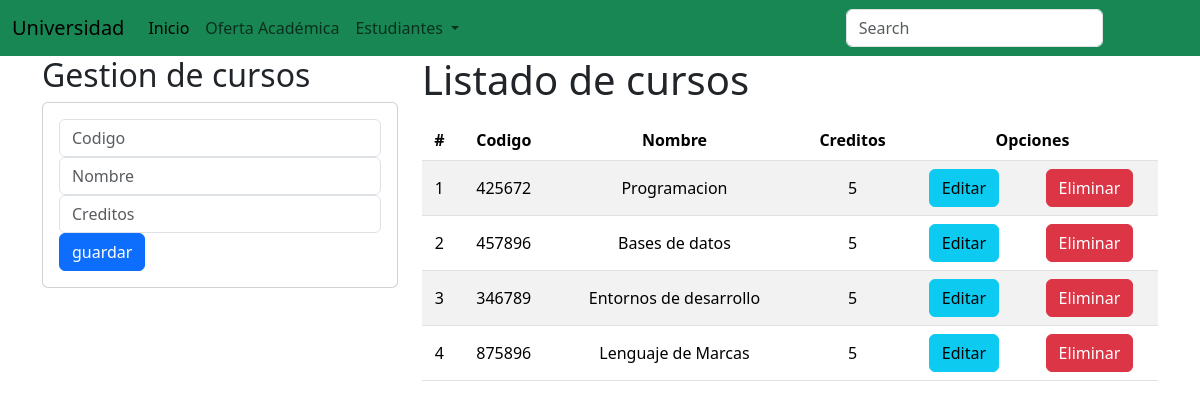
Before: / with the older database file.
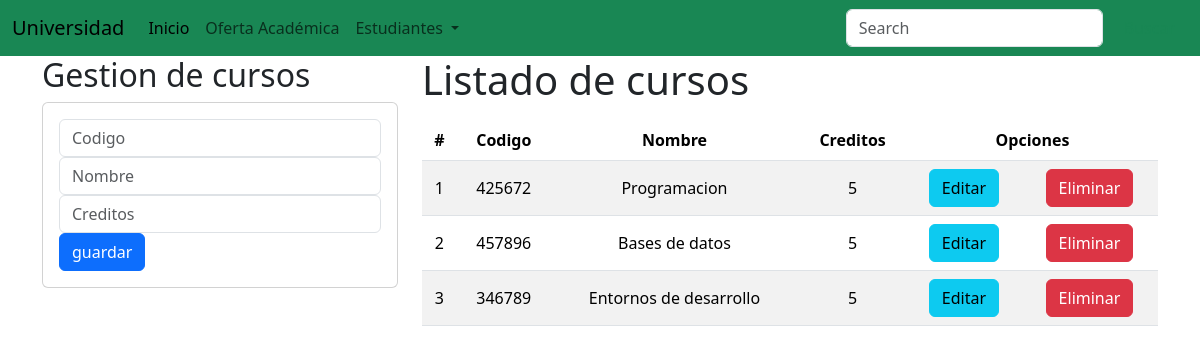
After: the same page with the newer database file.
### academico/models.py (models this page shows, shortened)
class Curso(models.Model):
    codigo= models.CharField(primary_key=True, max_length=6)
    nombre=models.CharField(max_length=50)
    creditos= models.PositiveSmallIntegerField()

### academico/views.py (the view)
# urls.py: path('', views.home),
def home(request):
    cursos = Curso.objects.all()
    return render(request, 'gestioncursos.html', {"curso":cursos})

### academico/templates/gestioncursos.html (shortened to what this page needs)
{% extends 'base.html' %}
{% block body%}
<div class="row">
<div class="col-sm-12 col-md-6 col-lg-4 col-xl-4 ">
    <h2>Gestion de cursos</h2>
    <div class="card" >
        <div class="card-body">
            <form action="/registrarCurso/" method="POST">{% csrf_token %}
                <div class="form-group">
                    <input type="text" id="txtCodigo" name="txtCodigo" class="form-control" placeholder="Codigo" minlength="6" maxlength="6" required>
                </div>
                <div class="form-group">
                    <input type="text" id="txtNombre" name="txtNombre" class="form-control " placeholder="Nombre" maxlength="50" required>
                </div>
                <div class="form-group" >
                     <input type="text" id="numCreditos" name="numCreditos" class="form-control " placeholder="Creditos" minlength="1" maxlength="9" value="" required>
                </div>
                <div class="form-group" >
                        <button type="submit" class="btn btn-primary btn-block text-white">
                            guardar
                        </button>
                </div>
            </form>
        </div>
    </div>
</div>
<div class="col-sm-12 col-md-6 col-lg-8 col-xl-8 ">
    <h1>Listado de cursos</h1>
    <div class="table-responsive py-2">
        <table class="table table-striped">
            <thead>
                <tr>
                    <th>#</th>
                    <th>Codigo</th>
                    <th>Nombre</th>
                    <th>Creditos</th>
                    <th colspan="2">Opciones</th>
                </tr>
            </thead>
            <tbody>
                {% for i in curso%}
                <tr>
                    <td>{{forloop.counter}}</td>
                    <td>{{i.codigo}}</td>
                    <td>{{i.nombre}}</td>
                    <td>{{i.creditos}}</td>
                    <td><a href="edicionCurso/{{i.codigo}}" class="btn btn-info"> Editar</a></td>
                    <td><a href="eliminacionCurso/{{i.codigo}}" class="btn btn-danger btnEliminacion"> Eliminar</a></td>
                </tr>
                {% endfor %}
            </tbody>
        </table>
    </div>
</div>
</div>
{% endblock %}

### academico/templates/base.html (shortened to what this page needs)
<!DOCTYPE html>
<html lang="en">
<head>
    {% load static %}
    <link href="https://cdn.jsdelivr.net/npm/bootstrap@5.3.3/dist/css/bootstrap.min.css" rel="stylesheet">
    <link rel="stylesheet" href="{% static 'css/gestionCursos.css' %}">
</head>
<body>
    <nav class="navbar navbar-expand-lg bg-success">
        <div class="container-fluid">
          <a class="navbar-brand" href="#">Universidad</a>
          <div class="collapse navbar-collapse" id="navbarSupportedContent">
            <ul class="navbar-nav me-auto mb-2 mb-lg-0">
              <li class="nav-item">
                <a class="nav-link active" aria-current="page" href="#">Inicio</a>
              </li>
              <li class="nav-item">
                <a class="nav-link" href="#">Oferta Académica</a>
              </li>
              <li class="nav-item dropdown">
                <a class="nav-link dropdown-toggle" href="#" role="button" data-bs-toggle="dropdown" aria-expanded="false">
                  Estudiantes
                </a>
              </li>
            </ul>
            <form class="d-flex" role="search">
              <input class="form-control me-2" type="search" placeholder="Search" aria-label="Search">
              <button class="btn btn-outline-success" type="submit">Buscar</button>
            </form>
          </div>
        </div>
      </nav>
      <div class="container">
{% block body%}
{% endblock %}
      </div>
</body>
</html>

### academico/static/css/gestionCursos.css (style rules this page uses)
th, td { text-align: center; vertical-align: middle; }

Changed rows visible on the page:
removed Curso: codigo "875896", nombre "Lenguaje de Marcas", creditos "5"
